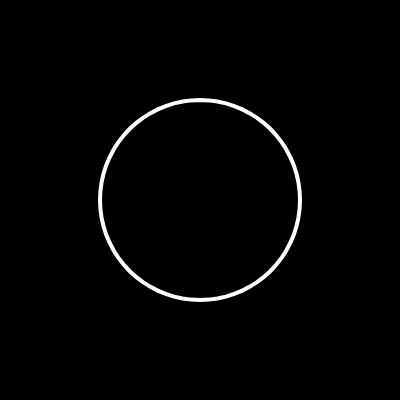
Frame 1 (no input)
Frame 60 (no input): identical to frame 1, image omitted
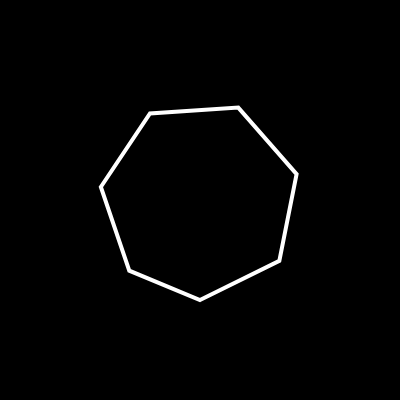
Frame 120 (the mouse pressed at the canvas centre since frame 60)

The p5.js sketch that drew these frames (run headless with seeded random() and noise() and a simulated clock; from frame 60 on, the mouse is pressed at the canvas centre):

// p5.js sketch
// ── sketch.js
function setup() {
  createCanvas(400, 400);

  angleMode(DEGREES);
}

function draw() {
  background(0);
  stroke(255);
  noFill();

  strokeWeight(4);

  // circle made using polar coordinates and vertex
  beginShape();
  let spacing = map(mouseX, 0, width, 5, 100);
  for (let a = 0; a < 360; a += spacing) {
    let x = 100 * sin(a) + 200;
    let y = 100 * cos(a) + 200;
    vertex(x, y);
  }
  endShape(CLOSE);

  // random shape using vertex alone
  //beginShape();
  //vertex(100, 50);
  //vertex(200, 20);
  //vertex(200, 100);
  //vertex(50, 75);
  //vertex(25, 50);
  //endShape();
}
